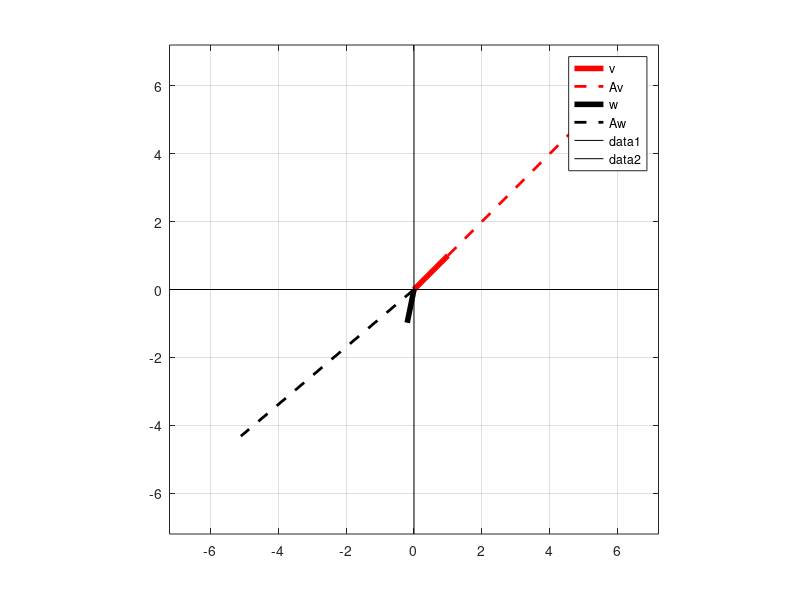

Write MATLAB code to recreate this figure.
% matrix
A = [1 5; 2 4];

% extract the eigenvalues
eigvals = eig(A);


% specify two vectors
v1 = [ 1 1 ]';   % is an eigenvector!
v2 = randn(2,1); % unlikely to be an eigenvector
v2 = v2/norm(v2);% unit length for convenience

% compute Av
Av1 = A*v1;
Av2 =A*v2;

% plot the vectors and Av
figure(1), clf
plot([0 v1(1)],[0 v1(2)],'r','linew',4)
hold on
plot([0 Av1(1)],[0 Av1(2)],'r--','linew',2)
plot([0 v2(1)],[0 v2(2)],'k','linew',4)
plot([0 Av2(1)],[0 Av2(2)],'k--','linew',2)
legend({'v';'Av';'w';'Aw'})

lim = max([Av1(:); Av2(:)])*1.2;
axis([-1 1 -1 1]*lim)
grid on, axis square
plot(get(gca,'xlim'),[0 0],'k')
plot([0 0],get(gca,'ylim'),'k')



%% eigenvalues of a 3x3 matrix

% specify matrix
A = [ -2  2 -3 ;
      -4  1 -6 ;
      -1 -2  0 ];

% get eigenvalues
eig(A)
